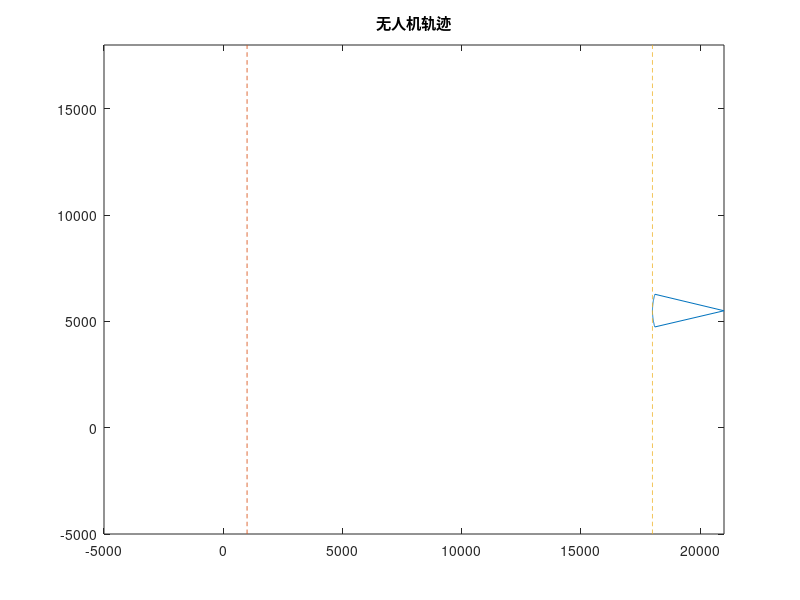

Reproduce this figure in MATLAB. (Note: this script raises an error after producing the figure.)
close all;
clear all;
%% 覆盖扇面作图
figure(1)
r = 3000; %雷达半径
circlex = 21000; circley = 5500; %雷达中心
anglestar = pi*165/180; angleend = pi*195/180; %扇面覆盖范围30°
cov = 2/180*pi; %单机覆盖角度
qw = 100; %计算覆盖扇面，用于画图，划分精度
qwe = anglestar:(angleend-anglestar)/qw:angleend; %计算覆盖扇面位置,用于作图
for i = 1:qw
    xx(i) = circlex+r*cos(qwe(i));  yy(i) = circley+r*sin(qwe(i));
end
xxx = [circlex,xx,circlex];  yyy = [circley,yy,circley];
figure(1);
plot(xxx,yyy,'-'); %axis off%覆盖扇面作图
%fill(xxx,yyy,'r');
axis([-5000,21000,-5000,18000]); %画图范围
hold on;
%% 无人机初始状态设置
n = 35; %每一批次无人机数量
sd = 2;  rng(sd);
for i = 1:n
    Px(i,1) = 3500+100*rand(1,1)-i*25000/n;
end
%Px(1:n,1) = rand(n,1)*20000-20000;
Py(1:n,1) = rand(n,1)*3000+4000; %第一批次无人机位置


% 无人机开始执行覆盖任务和结束覆盖任务区域
plot(zeros(1,1001)+1000,-5000:23000/1000:18000,'--');
plot(zeros(1,1001)+18000,-5000:23000/1000:18000,'--');
% 无人机初始角度
Angle = pi+atan((circley-Py)./(circlex-Px));
%% 作图设置
%无人机覆盖时扇面颜色设置
cellColors = zeros(n,3);
for counter = 1:n
    cellColors(counter,:)=[49/255,198/255,159/255];
end
%无人机轨迹设置
pathHandle = zeros(n,1);
%currHandle = plot(Px,Py,'>','linewidth',2);
currHandle = plot(zeros(4,n),zeros(4,n),'LineWidth',1.5,'color','b');

title('无人机轨迹');
%无人机覆盖扇面作图设置
verCellHandle = zeros(n,3);
for counter = 1:n
    verCellHandle(counter)=patch(zeros(n,1),zeros(n,1),cellColors(counter,:));
end
%% 参数设置
% 连通保持控制器参数设定
R = 5000; %通信半径
deta = 0.1; %通信边界处的边权大小，越小效果越好
Epsilon = 0.05; %最小代数连通度
vmax = 60; %连通保持最大速度（用于限幅）
vx = zeros(n,1)+vmax; %无人机x轴速度
vy = zeros(n,1); %无人机y轴速度
veangle = zeros(n,1);
totalTime = 2000; %仿真总时长
dt = 0.5; %控制器更新频率
numIterations = ceil(totalTime/dt)+1; %迭代次数
t = 0;
%无人机位置、角度数据储存
t_h = zeros(numIterations,1);
Px_h = zeros(n,numIterations);
Py_h = zeros(n,numIterations);
Angle_h = zeros(n,numIterations);
Px_h(:,1) = Px;
Py_h(:,1) = Py;
Angle_h(:,1) = Angle;
%日志向量定义（记录控制量）
ue_hx = zeros(n,numIterations);
ue_hy = zeros(n,numIterations);
ue_hx(:,1) = zeros(n,1)+vmax;
ue_hy(:,1) = zeros(n,1);
uc_hx = zeros(n,numIterations);
uc_hy = zeros(n,numIterations);
u_hx = zeros(n,numIterations);
u_hy = zeros(n,numIterations);
u_hx(:,1) = ue_hx(:,1)+uc_hx(:,1);
u_hy(:,1) = ue_hy(:,1)+uc_hy(:,1);
veangle_h = zeros(n,numIterations);
veangle_h(:,1) = veangle;
%初始损失和连通度计算

x = [Px(:,1) Py(:,1)];

%%%

[L,A,d] = LaplaMat(x,R,deta);
[vector,value]=eig(L);
loss_h=zeros(numIterations,1);
lamde_h(1,1) = value(2,2);

disp([num2str(t),'时刻的连通度为',num2str(value(2,2))])
number = 0; %算法执行次数1

figure(2)
subplot(1,3,1)
plot(1:1:totalTime,zeros(1,totalTime)+Epsilon,'--','LineWidth',1.5,'color','b');
hold on;
title('代数连通度');
lamdaHandle  = plot(0,0,'-','LineWidth',1.5,'color','r');
axis([0,totalTime,0,3]);

subplot(1,3,2)
plot(1:1:totalTime,zeros(1,totalTime)+0.85,'--','LineWidth',1.5,'color','b');
hold on;
title('空间覆盖率');
coverageHandle  = plot(0,0,'-','LineWidth',1.5,'color','r');
axis([0,totalTime,0,1.1]);

subplot(1,3,3)
plot(1:1:totalTime,zeros(1,totalTime)+0.85,'--','LineWidth',1.5,'color','b');
hold on;
time_coverageHandle  = plot(0,0,'-','LineWidth',1.5,'color','r');
title('时间覆盖率')
axis([0,totalTime,0,1.1]);

shijian = 0;
firstCoverage = zeros(n,1);

for counter=1:totalTime
    %% 判断无人机是否执行覆盖任务
    coverageIndicator = zeros(n,1)+1; %判断无人机是否参与覆盖，参与赋值1，不参与赋值0
    for i=1:n
        if (Px_h(i,counter)>=1000 & Px_h(i,counter) <=18000 & u_hx(i,counter)>0)
            coverageIndicator(i,1) = 1;
            firstCoverage(i,1) = 1;
        else
            coverageIndicator(i,1) = 0;
        end
    end
    
    edges = [-150,320,-150,-150;-100,0,150,-100];
    n_edges = zeros(2*n,4);
    for k = 1:n
        Rt = [cos(veangle_h(k,counter)), -sin(veangle_h(k,counter)); sin(veangle_h(k,counter)), cos(veangle_h(k,counter))];
        for i = 1:4
            n_edges(1+2*(k-1):2*k,i) = Rt*edges(:,i) + [Px_h(k,counter);Py_h(k,counter)];
        end
    end
    
    for i=1:n
        set(currHandle(i),'XData',real(n_edges(2*i-1,:)'),'YData',real(n_edges(2*i,:)'));
        hold on;
    end
    
    %% 根据无人机是否执行覆盖任务，进行变量处理
    xpoi = Px_h(1:n,counter).*coverageIndicator;
    ypoi = Py_h(1:n,counter).*coverageIndicator;
    noCoverageIndex = find (xpoi(:,1)==0);
    noCoverageNumber =size(noCoverageIndex,1);
    uavAngle = Angle_h(:,counter);
    yCoverageLaw = ue_hy(:,counter);
    uavSpeedAngle = veangle_h(:,counter);
    coverageControlLaw = zeros(n-noCoverageNumber,1); %执行覆盖任务的y轴方向的控制律
    
    
    for k=1:noCoverageNumber
        xpoi(noCoverageIndex(noCoverageNumber+1-k),:) = [];
        ypoi(noCoverageIndex(noCoverageNumber+1-k),:) = [];
        uavAngle(noCoverageIndex(noCoverageNumber+1-k),:) = [];
        yCoverageLaw(noCoverageIndex(noCoverageNumber+1-k),:) = [];
        uavSpeedAngle(noCoverageIndex(noCoverageNumber+1-k),:) = [];
    end
    
    
    %% 角度覆盖控制律
    ue = newAngleCoverage(xpoi,ypoi,uavAngle,yCoverageLaw,uavSpeedAngle,anglestar,angleend,circlex,circley,vmax,cov,R);
    
    %% 连通约束控制
    x = [xpoi ypoi];
    [L,A,d] = LaplaMat(x,R,deta);
    [vector,value]=eig(L);
    lamde2est=ones(n-noCoverageNumber,1)*value(2,2);
    v2=vector(:,2);
    uc = connect_preserve(lamde2est,v2,x,d,A,R,deta,Epsilon);
    lamde_h(counter,1) = value(2,2);
    disp([num2str(t),'时刻的连通度为',num2str(value(2,2))])
    uc(:,2) = 10*uc(:,2);
    %限幅处理
    for agent=1:n-noCoverageNumber
        if norm(uc(agent,:))>vmax
            uc(agent,:)=vmax*uc(agent,:)./norm(uc(agent,:));
        end
    end
    
  
    %% 总控制
    for i=1:n-noCoverageNumber
        if ue(i)*(uc(i,2)+ue(i))<0
            coverageControlLaw(i) = ue(i);
        else coverageControlLaw(i) = uc(i,2)+ue(i);
        end
    end
      
    uexSpeed = zeros(n-noCoverageNumber,1)+vmax;
    
    for j = 1:noCoverageNumber
        ue = [ue(1:(noCoverageIndex(j,1)-1),1);0;ue(noCoverageIndex(j,1):end,1)];
        uc = [uc(1:(noCoverageIndex(j,1)-1),:);[0,0];uc(noCoverageIndex(j,1):end,:)];
        uexSpeed = [uexSpeed(1:(noCoverageIndex(j,1)-1),1);0;uexSpeed(noCoverageIndex(j,1):end,1)];
        coverageControlLaw = [coverageControlLaw(1:(noCoverageIndex(j,1)-1),1);0;coverageControlLaw(noCoverageIndex(j,1):end,1)];
    end
    
    ue_hx(:,counter+1) = uexSpeed;
    ue_hy(:,counter+1) = ue;
    uc_hx(:,counter+1) = uc(:,1);
    uc_hy(:,counter+1) = uc(:,2);
    u_hx(:,counter+1) = uexSpeed;
    u_hy(:,counter+1) = coverageControlLaw;
    
    %% 判断无人机执行覆盖还是返航任务
    returnSpeed = 3.5*vmax;
    for i=1:noCoverageNumber
        if Px_h(noCoverageIndex(i,1),counter)>=1000 & Px_h(noCoverageIndex(i,1),counter)<=18000
            u_hx(noCoverageIndex(i,1),counter+1) = -returnSpeed;
            u_hy(noCoverageIndex(i,1),counter+1) = 0;
        else if Px_h(noCoverageIndex(i,1),counter)<1000
                if firstCoverage(noCoverageIndex(i,1),1) == 0
                    u_hx(noCoverageIndex(i,1),counter+1) = vmax;
                    u_hy(noCoverageIndex(i,1),counter+1) = 0;
                else if counter+1-max(find(u_hx(noCoverageIndex(i,1),:)==-returnSpeed))<=70
                        u_hx(noCoverageIndex(i,1),counter+1) = 0;
                        u_hy(noCoverageIndex(i,1),counter+1) = -returnSpeed;
                    else
                        u_hx(noCoverageIndex(i,1),counter+1) = returnSpeed;
                        u_hy(noCoverageIndex(i,1),counter+1) = 0;
                    end
                end
            else if Px_h(noCoverageIndex(i,1),counter)>18000
                    if counter+1-max(find(u_hx(noCoverageIndex(i,1),:)==vmax))<=70
                        u_hx(noCoverageIndex(i,1),counter+1) = 0;
                        u_hy(noCoverageIndex(i,1),counter+1) = returnSpeed;
                    else
                        u_hx(noCoverageIndex(i,1),counter+1) = -returnSpeed;
                        u_hy(noCoverageIndex(i,1),counter+1) = 0;
                    end
                end
            end
        end
    end
    
    Px_h(:,counter+1) = Px_h(:,counter)+u_hx(:,counter+1)*dt;
    Py_h(:,counter+1) = Py_h(:,counter)+u_hy(:,counter+1)*dt;
    Angle_h(:,counter+1) = pi+atan((circley-Py_h(:,counter+1))./(circlex-Px_h(:,counter+1)));
    veangle_h(:,counter+1) = real(atan(u_hy(:,counter+1)./u_hx(:,counter+1)));
    
    for i=1:noCoverageNumber
        if Px_h(noCoverageIndex(i,1),counter)>=1000 & Px_h(noCoverageIndex(i,1),counter)<=18000
            veangle_h(noCoverageIndex(i,1),counter+1) = pi;
        else if Px_h(noCoverageIndex(i,1),counter)<1000
                if firstCoverage(noCoverageIndex(i,1),1) == 0
                    veangle_h(noCoverageIndex(i,1),counter+1) = 0;
                else if counter+1-max(find(u_hx(noCoverageIndex(i,1),:)==-returnSpeed))<=70
                        veangle_h(noCoverageIndex(i,1),counter+1) = -pi/2;
                    else
                        veangle_h(noCoverageIndex(i,1),counter+1) = 0;
                    end
                end
            else if Px_h(noCoverageIndex(i,1),counter)>18000
                    if counter+1-max(find(u_hx(noCoverageIndex(i,1),:)==vmax))<=70
                        veangle_h(noCoverageIndex(i,1),counter+1) = pi/2;
                    else
                        veangle_h(noCoverageIndex(i,1),counter+1) = pi;
                    end
                end
            end
        end
    end
    
    %     %% 判断无人机执行覆盖还是返航任务
    %
    %     for i=1:n*batch
    %
    %         if (Px_h(i,counter)>=1000 & fugai(i)==0)
    %             if u_hy(i,counter)>0 & veangle_h(i,counter)< anglestar
    %                 veangle_h(i,counter+1) = min(veangle_h(i,counter)+pi/90,anglestar);
    %             else if u_hy(i,counter)>0 & veangle_h(i,counter)>= anglestar
    %                     veangle_h(i,counter+1) = anglestar;
    %                 else if u_hy(i,counter)<=0 & veangle_h(i,counter)> angleend-2*pi
    %                         veangle_h(i,counter+1) = veangle_h(i,counter)+pi/30;
    %
    %
    %                     end
    %                 end
    %             end
    %             u_hx(i,counter+1) = 2.5*real(vmax*cos(veangle_h(i,counter+1)));
    %             u_hy(i,counter+1) = 2.5*real(vmax*sin(veangle_h(i,counter+1)));
    %             Px_h(i,counter+1) = Px_h(i,counter)+u_hx(i,counter+1)*dt;
    %             Py_h(i,counter+1) = Py_h(i,counter)+u_hy(i,counter+1)*dt;
    %             Angle_h(i,counter+1) = pi+atan((circley-Py_h(i,counter+1))./(circlex-Px_h(i,counter+1)));
    %             Angle(i) = Angle_h(i,counter+1);
    %
    %         else if Px_h(i,counter)<1000 & veangle_h(i,counter)~= 0 & fugai(i)==0
    %                 if veangle_h(i,counter) > 0
    %                     veangle_h(i,counter+1) = min(veangle_h(i,counter)+pi/180,2*pi);
    %                     veangle_h(i,counter+1) = mod(veangle_h(i,counter+1),2*pi);
    %                     u_hx(i,counter+1) = 2.5*real(vmax*cos(veangle_h(i,counter+1)));
    %                     u_hy(i,counter+1) = 2.5*real(vmax*sin(veangle_h(i,counter+1)));
    %                     Px_h(i,counter+1) = Px_h(i,counter)+u_hx(i,counter+1)*dt;
    %                     Py_h(i,counter+1) = Py_h(i,counter)+u_hy(i,counter+1)*dt;
    %                     Angle_h(i,counter+1) = pi+atan((circley-Py_h(i,counter+1))./(circlex-Px_h(i,counter+1)));
    %                     Angle(i) = Angle_h(i,counter+1);
    %                 else if veangle_h(i,counter) < 0
    %                         veangle_h(i,counter+1) = max(veangle_h(i,counter)-pi/180,-2*pi);
    %                         u_hx(i,counter+1) = real(vmax*cos(-veangle_h(i,counter+1)));
    %                         u_hy(i,counter+1) =real( -vmax*sin(-veangle_h(i,counter+1)));
    %                         Px_h(i,counter+1) = Px_h(i,counter)+u_hx(i,counter+1)*dt;
    %                         Py_h(i,counter+1) = Py_h(i,counter)+u_hy(i,counter+1)*dt;
    %                         Angle_h(i,counter+1) = pi+atan((circley-Py_h(i,counter+1))./(circlex-Px_h(i,counter+1)));
    %                         Angle(i) = Angle_h(i,counter+1);
    %                     end
    %                 end
    %             else if Px_h(i,counter)<1000 & veangle_h(i,counter)== 0 & fugai(i)==0
    %
    %                     veangle_h(i,counter+1) = 0;
    %                     u_hx(i,counter+1) = vmax;
    %                     u_hy(i,counter+1) = 0;
    %                     Px_h(i,counter+1) = Px_h(i,counter)+u_hx(i,counter+1)*dt;
    %                     Py_h(i,counter+1) = Py_h(i,counter)+u_hy(i,counter+1)*dt;
    %                     Angle_h(i,counter+1) = pi+atan((circley-Py_h(i,counter+1))./(circlex-Px_h(i,counter+1)));
    %                     Angle(i) = Angle_h(i,counter+1);
    %                 end
    %             end
    %         end
    %     end
    %% 覆盖率
    chong = 0;
    cyfg = [];
    jd = [];
    bcyfg = find(coverageIndicator==1);
    for j=1:size(bcyfg,1)
        cyfg(j,1) = Angle_h(bcyfg(j),counter+1);
    end
    Anglerate = sort(cyfg);
    zsfu = find(Anglerate>anglestar & Anglerate<angleend);
    for l = 1:size(zsfu,1)
        jd(l,1) =  Anglerate(zsfu(l));
    end
    if size(jd,1)==0
        coverage(counter)=0;
    else
        if jd(1)-anglestar<cov/2
            chong= chong+anglestar-jd(1)+cov/2;
        else chong=chong;
        end
        for i=2:size(jd,1)
            if jd(i)-jd(i-1)<cov
                chong=chong+jd(i-1)+cov-jd(i);
            else chong=chong;
            end
        end
        if angleend-jd(end)<cov/2
            chong=chong+jd(end)+cov/2-angleend;
        else chong=chong;
        end
        coverage(counter)=(cov*size(jd,1)-chong)/(pi/6);
    end
    
    if coverage(counter) >=0.85
        shijian = shijian+1;
        shicov(counter) = shijian/counter;
    else shijian = shijian;
        shicov(counter) = shijian/counter;
    end
    
    for k=1:n
        if Angle_h(k,counter+1)<angleend & Angle_h(k,counter+1)> anglestar & coverageIndicator(k)==1
            xshang(k)=circlex+r*cos(Angle_h(k,counter+1)-cov/2);
            yshang(k)=circley+r*sin(Angle_h(k,counter+1)-cov/2);
            xxia(k)=circlex+r*cos(Angle_h(k,counter+1)+cov/2);
            yxia(k)=circley+r*sin(Angle_h(k,counter+1)+cov/2);
            qwer=[circley,yshang(k),yxia(k),circley];
            qwe=[circlex,xshang(k),xxia(k),circlex];
            set(verCellHandle(k), 'XData',qwe,'YData',qwer);
        else qwer=[];
            qwe=[];
            set(verCellHandle(k), 'XData',qwe,'YData',qwer);
        end
    end
    set(lamdaHandle,'XData',1:counter,'YData',lamde_h)
    set(coverageHandle,'XData',1:counter,'YData',coverage);
    set(time_coverageHandle,'XData',1:counter,'YData',shicov);
    drawnow
end
